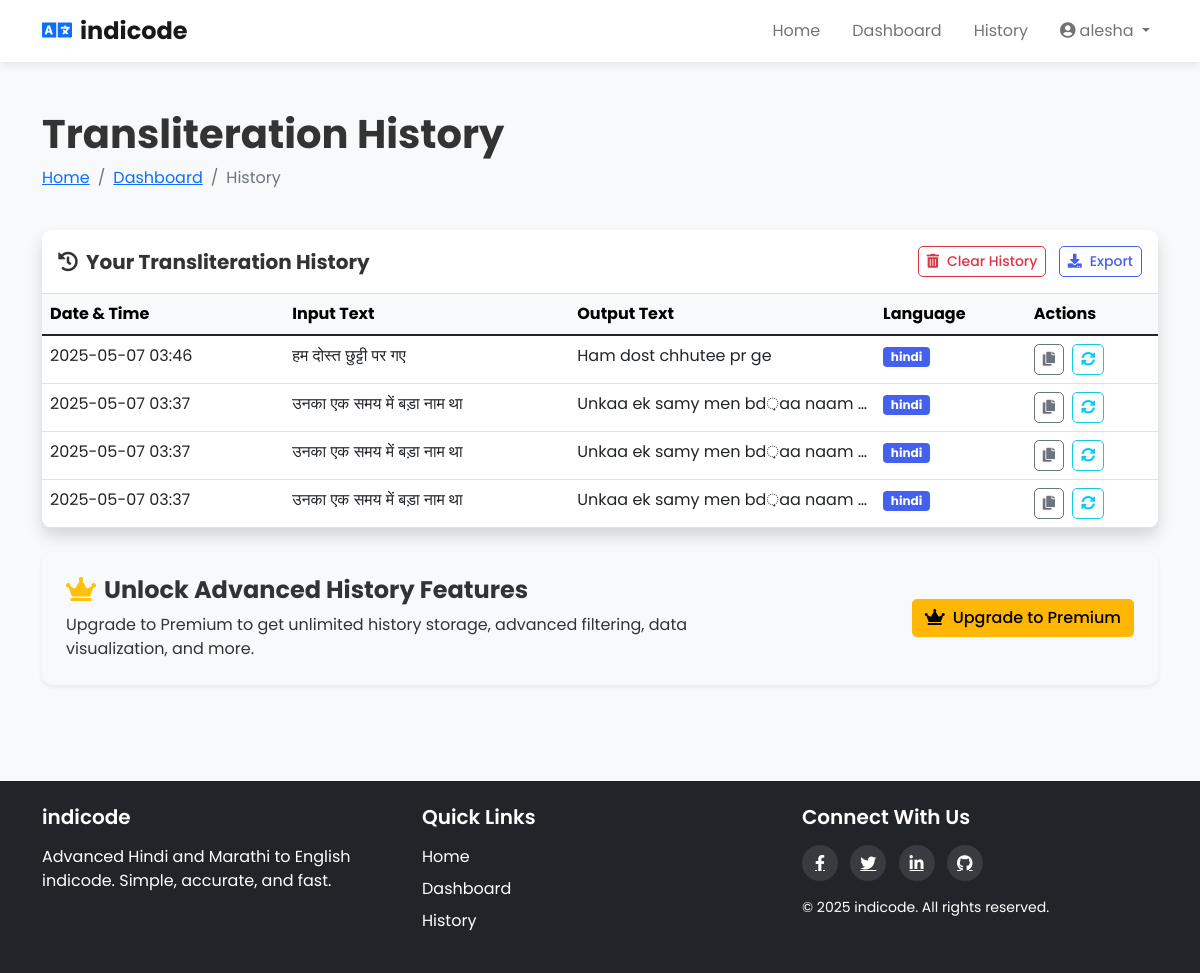
The app's page /history (signed in) with its own data.
### app.py (models this page shows)
class User(UserMixin, db.Model):
    id = db.Column(db.Integer, primary_key=True)
    email = db.Column(db.String(100), unique=True, nullable=False)
    password = db.Column(db.String(200), nullable=False)
    name = db.Column(db.String(100))
    history = db.relationship('TransliterationHistory', backref='user', lazy=True)

class TransliterationHistory(db.Model):
    id = db.Column(db.Integer, primary_key=True)
    user_id = db.Column(db.Integer, db.ForeignKey('user.id'), nullable=False)
    input_text = db.Column(db.Text, nullable=False)
    output_text = db.Column(db.Text, nullable=False)
    language = db.Column(db.String(10), nullable=False)
    created_at = db.Column(db.DateTime, default=datetime.utcnow)

### app.py (the view)
@app.route('/history')
@login_required
def history():
    user_history = TransliterationHistory.query.filter_by(user_id=current_user.id).order_by(TransliterationHistory.created_at.desc()).all()
    return render_template('history.html', history=user_history)

### app.py (called while the page is built)
@login_manager.user_loader
def load_user(user_id):
    return User.query.get(int(user_id))

@app.context_processor
def utility_processor():
    def now():
        return datetime.utcnow()
    return dict(now=now)

### templates/history.html (shortened to what this page needs)
{% extends 'base.html' %}
{% block content %}
<div class="container py-4">
    <div class="row mb-4">
        <div class="col-md-12">
            <h1 class="fw-bold">Transliteration History</h1>
            <nav aria-label="breadcrumb">
                <ol class="breadcrumb">
                    <li class="breadcrumb-item"><a href="{{ url_for('index') }}">Home</a></li>
                    <li class="breadcrumb-item"><a href="{{ url_for('dashboard') }}">Dashboard</a></li>
                    <li class="breadcrumb-item active" aria-current="page">History</li>
                </ol>
            </nav>
        </div>
    </div>
    <div class="card border-0 shadow mb-4">
        <div class="card-header bg-white py-3 d-flex justify-content-between align-items-center">
            <h5 class="mb-0 fw-bold"><i class="fas fa-history me-2"></i>Your Transliteration History</h5>
            <div>
                <button class="btn btn-sm btn-outline-danger" onclick="showPremiumAlert()">
                    <i class="fas fa-trash-alt me-2"></i>Clear History
                </button>
                <button class="btn btn-sm btn-outline-primary ms-2" onclick="showPremiumAlert()">
                    <i class="fas fa-download me-2"></i>Export
                </button>
            </div>
        </div>
        <div class="card-body p-0">
            {% if history %}
            <div class="table-responsive">
                <table class="table table-hover mb-0">
                    <thead class="table-light">
                        <tr>
                            <th scope="col">Date & Time</th>
                            <th scope="col">Input Text</th>
                            <th scope="col">Output Text</th>
                            <th scope="col">Language</th>
                            <th scope="col">Actions</th>
                        </tr>
                    </thead>
                    <tbody>
                        {% for item in history %}
                        <tr>
                            <td>{{ item.created_at.strftime('%Y-%m-%d %H:%M') }}</td>
                            <td class="text-truncate" style="max-width: 200px;">{{ item.input_text }}</td>
                            <td class="text-truncate" style="max-width: 200px;">{{ item.output_text }}</td>
                            <td><span class="badge bg-primary">{{ item.language }}</span></td>
                            <td>
                                <button class="btn btn-sm btn-outline-secondary copy-btn" data-text="{{ item.output_text }}">
                                    <i class="fas fa-copy"></i>
                                </button>
                                <button class="btn btn-sm btn-outline-info ms-1 reuse-btn"
                                        data-input="{{ item.input_text }}"
                                        data-output="{{ item.output_text }}"
                                        data-language="{{ item.language }}">
                                    <i class="fas fa-sync-alt"></i>
                                </button>
                            </td>
                        </tr>
                        {% endfor %}
                    </tbody>
                </table>
            </div>
            {% endif %}
        </div>
    </div>
    <div class="card border-0 shadow-sm bg-light">
        <div class="card-body p-4">
            <div class="row align-items-center">
                <div class="col-md-8">
                    <h4 class="fw-bold mb-2"><i class="fas fa-crown text-warning me-2"></i>Unlock Advanced History Features</h4>
                    <p class="mb-md-0">Upgrade to Premium to get unlimited history storage, advanced filtering, data visualization, and more.</p>
                </div>
                <div class="col-md-4 text-md-end">
                    <button onclick="showPremiumAlert()" class="btn btn-warning">
                        <i class="fas fa-crown me-2"></i>Upgrade to Premium
                    </button>
                </div>
            </div>
        </div>
    </div>
</div>
{% endblock %}

### templates/base.html (shortened to what this page needs)
<!DOCTYPE html>
<html lang="en">
<head>
    <link href="https://cdn.jsdelivr.net/npm/bootstrap@5.1.3/dist/css/bootstrap.min.css" rel="stylesheet">
    <link href="https://cdnjs.cloudflare.com/ajax/libs/font-awesome/5.15.4/css/all.min.css" rel="stylesheet">
    <link href="{{ url_for('static', filename='css/style.css') }}" rel="stylesheet">
    <link href="{{ url_for('static', filename='css/fix-positions-new.css') }}" rel="stylesheet">
</head>
<body>
    <nav class="navbar navbar-expand-lg navbar-light bg-white">
        <div class="container">
            <a class="navbar-brand fw-bold" href="{{ url_for('index') }}">
                <i class="fas fa-language text-primary me-2"></i>indicode
            </a>
            <div class="collapse navbar-collapse" id="navbarNav">                <ul class="navbar-nav ms-auto">
                    <li class="nav-item me-3">
                        <a class="nav-link" href="{{ url_for('index') }}">Home</a>
                    </li>
                    {% if current_user.is_authenticated %}
                    <li class="nav-item me-3">
                        <a class="nav-link" href="{{ url_for('dashboard') }}">Dashboard</a>
                    </li>
                    <li class="nav-item me-3">
                        <a class="nav-link" href="{{ url_for('history') }}">History</a>
                    </li>
                    <li class="nav-item dropdown">
                        <a class="nav-link dropdown-toggle" href="#" id="userDropdown" role="button" data-bs-toggle="dropdown">
                            <i class="fas fa-user-circle me-1"></i>{{ current_user.name }}
                        </a>
                    </li>
                    {% endif %}
                </ul>
            </div>
        </div>
    </nav>
    <main class="py-4">
        {% block content %}{% endblock %}
    </main>
    <footer class="bg-dark text-white py-4 mt-5">
        <div class="container">
            <div class="row">
                <div class="col-md-4 mb-4 mb-md-0">
                    <h5 class="mb-3">indicode</h5>
                    <p class="mb-0">Advanced Hindi and Marathi to English indicode. Simple, accurate, and fast.</p>
                </div>
                <div class="col-md-4 mb-4 mb-md-0">
                    <h5 class="mb-3">Quick Links</h5>
                    <ul class="list-unstyled">
                        <li class="mb-2"><a href="{{ url_for('index') }}" class="text-white text-decoration-none">Home</a></li>
                        {% if current_user.is_authenticated %}
                        <li class="mb-2"><a href="{{ url_for('dashboard') }}" class="text-white text-decoration-none">Dashboard</a></li>
                        <li class="mb-2"><a href="{{ url_for('history') }}" class="text-white text-decoration-none">History</a></li>
                        {% else %}
                        <li class="mb-2"><a href="{{ url_for('login') }}" class="text-white text-decoration-none">Login</a></li>
                        <li class="mb-2"><a href="{{ url_for('register') }}" class="text-white text-decoration-none">Register</a></li>
                        {% endif %}
                    </ul>
                </div>
                <div class="col-md-4">
                    <h5 class="mb-3">Connect With Us</h5>
                    <div class="social-links mb-3">
                        <a href="#" class="text-white me-2"><i class="fab fa-facebook-f"></i></a>
                        <a href="#" class="text-white me-2"><i class="fab fa-twitter"></i></a>
                        <a href="#" class="text-white me-2"><i class="fab fa-linkedin-in"></i></a>
                        <a href="#" class="text-white"><i class="fab fa-github"></i></a>
                    </div>
                    <p class="mb-0 small">© 2025 indicode. All rights reserved.</p>
                </div>
            </div>
        </div>
    </footer>
</body>
</html>

### static/css/style.css (style rules this page uses)
:root { --primary-color: #4361ee; --secondary-color: #3f37c9; --accent-color: #4cc9f0; --success-color: #4cd97b; --warning-color: #ffb703; --danger-color: #f72585; --light-color: #f8f9fa; --dark-color: #212529; --gray-color: #6c757d; }
body { font-family: 'Poppins', sans-serif; background-color: #f8f9fa; color: #333; min-height: 100vh; display: flex; flex-direction: column; }
main { flex: 1; }
h1, h2, h3, h4, h5, h6 { font-weight: 600; }
.text-truncate { max-width: 100%; }
.card { border-radius: 10px; transition: transform 0.3s ease, box-shadow 0.3s ease; }
.card-header { border-top-left-radius: 10px !important; border-top-right-radius: 10px !important; }
.btn { border-radius: 5px; font-weight: 500; transition: all 0.3s ease; }
.btn-primary, .bg-primary { background-color: var(--primary-color) !important; border-color: var(--primary-color) !important; }
.btn-warning, .bg-warning { background-color: var(--warning-color) !important; border-color: var(--warning-color) !important; }
.btn-outline-primary { color: var(--primary-color); border-color: var(--primary-color); }
.navbar { box-shadow: 0 2px 10px rgba(0, 0, 0, 0.1); }
.navbar-brand { font-size: 1.5rem; }
footer { margin-top: auto; }
footer a { transition: color 0.3s ease; }
.social-links a { display: inline-flex; align-items: center; justify-content: center; width: 36px; height: 36px; border-radius: 50%; background-color: rgba(255, 255, 255, 0.1); transition: background-color 0.3s ease; }

### records on screen
User: name "alesha"
TransliterationHistory: created_at "2025-05-07 03:46", input_text "हम दोस्त छुट्टी पर गए", output_text "Ham dost chhutee pr ge", language "hindi"
TransliterationHistory: created_at "2025-05-07 03:37", input_text "उनका एक समय में बड़ा नाम था", output_text "Unkaa ek samy men bd़aa naam…", language "hindi"
TransliterationHistory: created_at "2025-05-07 03:37", input_text "उनका एक समय में बड़ा नाम था", output_text "Unkaa ek samy men bd़aa naam…", language "hindi"
TransliterationHistory: created_at "2025-05-07 03:37", input_text "उनका एक समय में बड़ा नाम था", output_text "Unkaa ek samy men bd़aa naam…", language "hindi"
